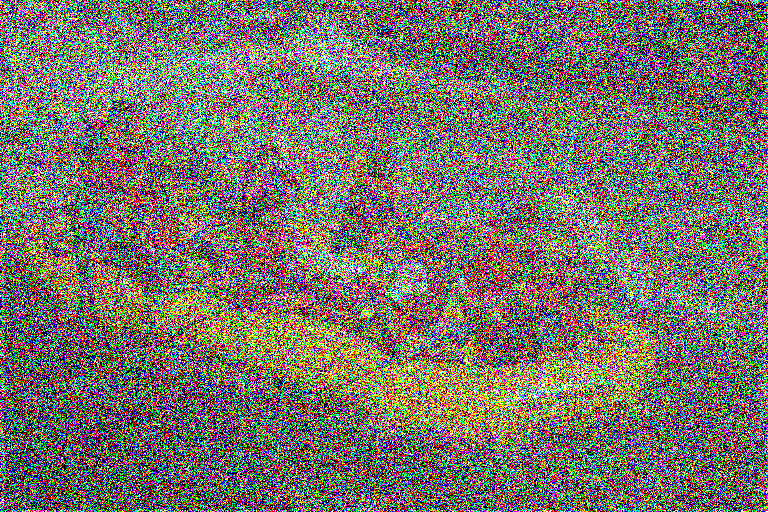
%> input picture 12_12_NR_BRISQUE_release/testimage1.bmp, 768 x 512 px, given in place of I01.BMP, which was not available
$ octave BRISQUE_demo.m   (GNU Octave 9; MATLAB toolbox functions it lacks are replaced by stand-ins)
%> lines starting %> are read from the running program, lines starting %| are printed output that depends on the picture; pictures that were not available may be replaced by others from this repository, and a replacement may not be noted
% ========================================================================
% SSIM demo, Version 1.0
% Copyright(c) 2013 Jincao Yin
% All Rights Reserved.
%
% ----------------------------------------------------------------------
% Permission to use, copy, or modify this software and its documentation
% for educational and research purposes only and without fee is hereby
% granted, provided that this copyright notice and the original authors'
% names appear on all copies and supporting documentation. This program
% shall not be used, rewritten, or adapted as the basis of a commercial
% software or hardware product without first obtaining permission of the
% authors. The authors make no representations about the suitability of
% this software for any purpose. It is provided "as is" without express
% or implied warranty.
%----------------------------------------------------------------------
%
% This is an implementation of the algorithm for calculating the
% Structural SIMilarity (SSIM) index between two images
%
% Please refer to the following paper and the website with suggested usage
%
% Z. Wang, A. C. Bovik, H. R. Sheikh, and E. P. Simoncelli, "Image
% quality assessment: From error visibility to structural similarity,"
% IEEE Transactios on Image Processing, vol. 13, no. 4, pp. 600-612,
% Apr. 2004.
%
% http://www.ece.uwaterloo.ca/~z70wang/research/ssim/
%
% Note: This program is different from ssim_index.m, where no automatic
% downsampling is performed. (downsampling was done in the above paper
% and was described as suggested usage in the above website.)
%
% Kindly report any suggestions or corrections to zhouwang@ieee.org
%========================================================================
clear all
clc
pub_path = '../../database/';

tid2008_db = 'tid2008/';
IVC_DB = 'IVC_SubQualityDB/';
a57_db = 'a57_db/images/';
CSIQ_DB = 'CSIQ_DB/';
LIVE_db = 'LIVE_db/';
toyama_db = 'toyama_db/';

k=menu('please choose a database' , 'tid2008_db' , 'IVC_DB' , 'a57_db' , 'CSIQ_DB' , 'LIVE_db' , 'toyama_db','自定义');
%> the answer given: 1
switch k
    case 1
        num = input('pelease choose a photo num range from 1 to 25:');
%> the answer given: 1
        while(num >25 || num < 1)
            disp('photo num can not greater than 25 or less than 1,input again');
            num = input('pelease choose a photo num range from 1 to 25:');
        end
        if(num > 9)
            img1_path = [pub_path tid2008_db 'reference_images/I' int2str(num) '.BMP'];
            img2_path = [pub_path tid2008_db 'distorted_images/I' int2str(num) '_01_1.bmp'];
        else
            img1_path = [pub_path tid2008_db 'reference_images/I0' int2str(num) '.BMP'];
            img2_path = [pub_path tid2008_db 'distorted_images/I0' int2str(num) '_01_1.bmp'];
        end
    case 2
        img1_path = [pub_path tid2008_db 'reference_images/I01.BMP'];
        img2_path = [pub_path tid2008_db 'distorted_images/I01_01_4.bmp'];
    case 3
        img1_path = [pub_path tid2008_db 'reference_images/I01.BMP'];
        img2_path = [pub_path tid2008_db 'distorted_images/I01_01_4.bmp'];
    case 4
        img1_path = [pub_path tid2008_db 'reference_images/I01.BMP'];
        img2_path = [pub_path tid2008_db 'distorted_images/I01_01_4.bmp'];
    case 5
        img1_path = [pub_path tid2008_db 'reference_images/I01.BMP'];
        img2_path = [pub_path tid2008_db 'distorted_images/I01_01_4.bmp'];
    case 6
        img1_path = [pub_path tid2008_db 'reference_images/I01.BMP'];
        img2_path = [pub_path tid2008_db 'distorted_images/I01_01_2.bmp'];
    case 7
        img1_path = '../test_img/img01.gif';
        img2_path = '../test_img/img01_6.gif';
end

img1 = imread(img1_path);
%> img1 is the input picture: size 512x768x3 uint8; mean R, G, B 119.4, 114.8, 105.7
img2 = imread(img2_path);
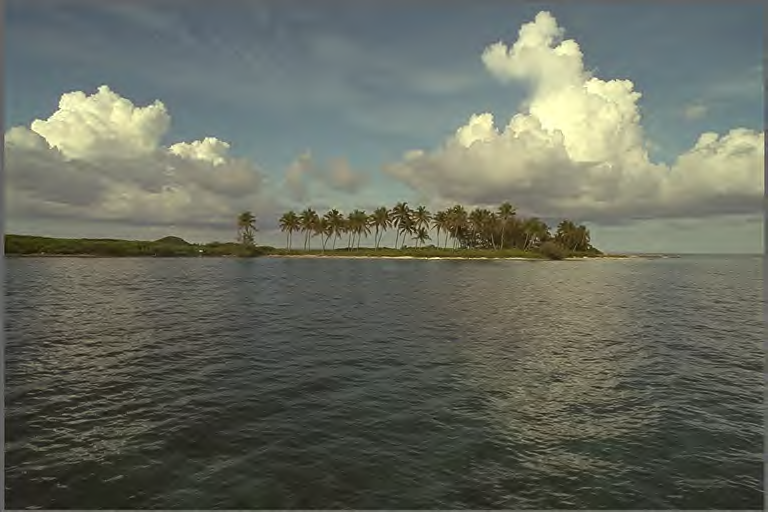
%> input picture 12_12_NR_BRISQUE_release/testimage2.bmp, 768 x 512 px, given in place of I01_01_1.bmp, which was not available
%> img2 is the input picture: size 512x768x3 uint8; mean R, G, B 103, 106.9, 95.4

if isrgb(img1)
    img1 = rgb2gray(img1);
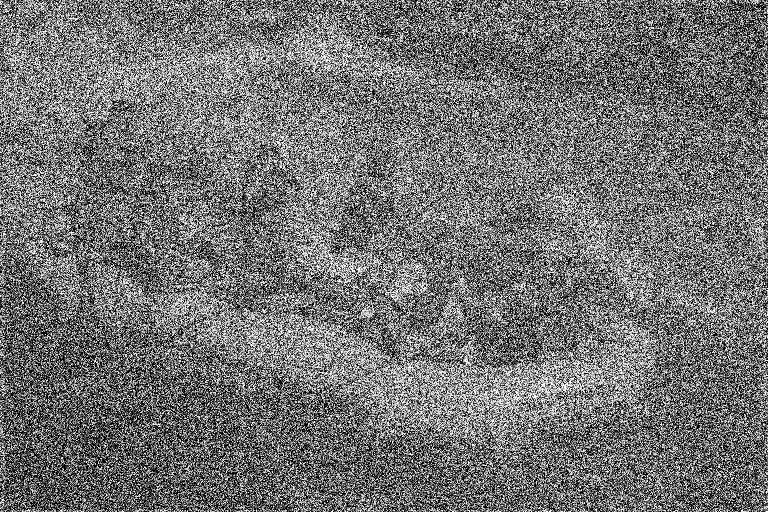
%> img1: size 512x768 uint8; min 0, max 255, mean 115.2
end

if isrgb(img2)
    img2 = rgb2gray(img2);
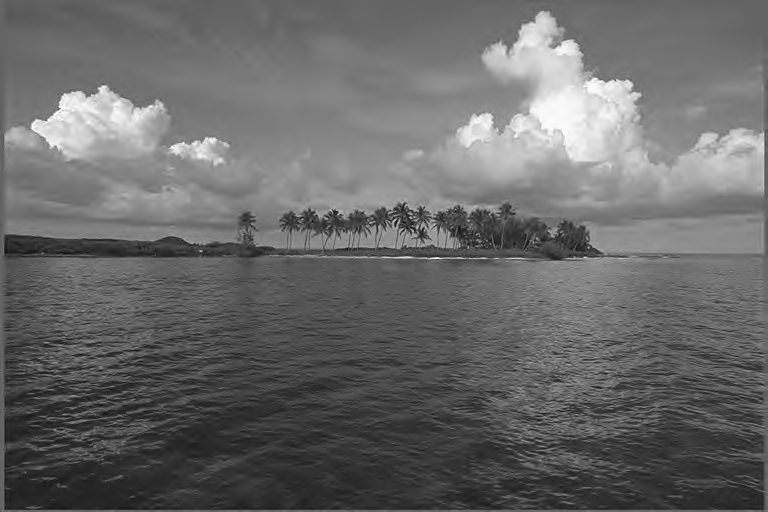
%> img2: size 512x768 uint8; min 11, max 253, mean 104.4
end

%> (the run ends here)
